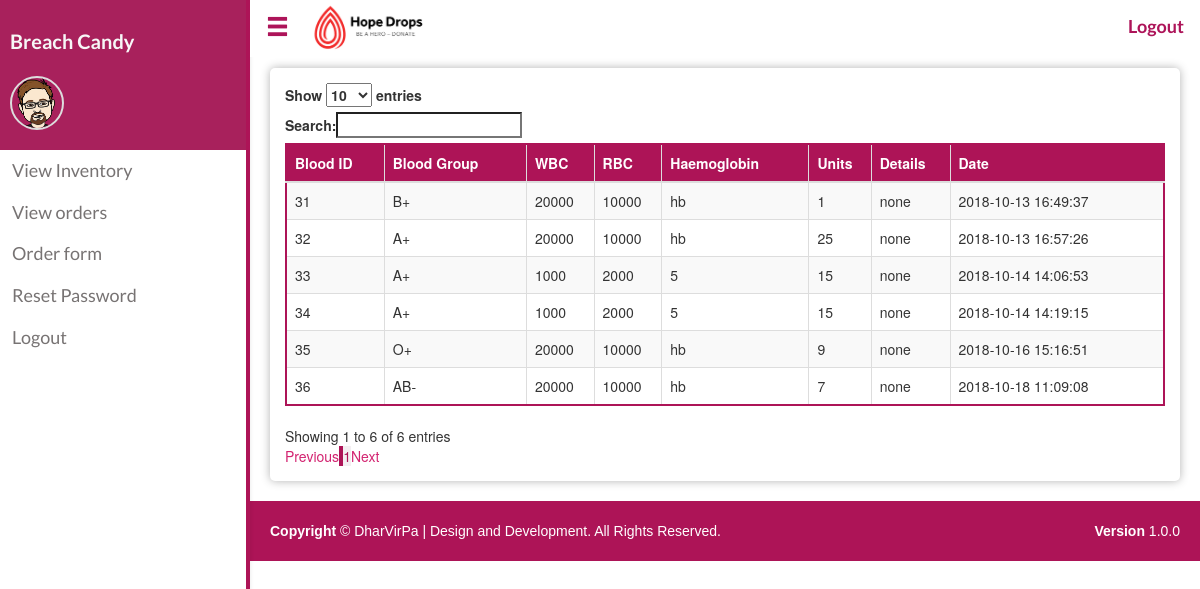
/inventory_hosp.php (signed in), run on an earlier commit of the app's database.
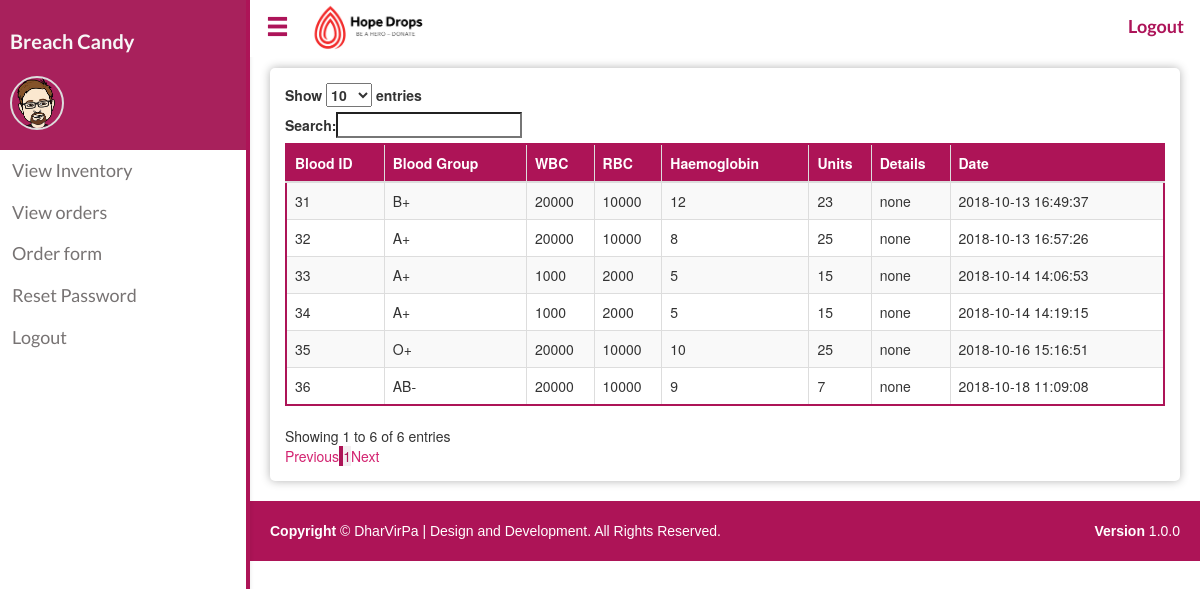
And on a later commit of the database.
### tables this page shows
CREATE TABLE `inventory` (
  `Inv_id` int(15) NOT NULL,
  `D_id` int(15) NOT NULL,
  `Wbc` varchar(30) NOT NULL,
  `Rbc` varchar(30) NOT NULL,
  `Haemoglobin` int(11) NOT NULL,
  `Blood_group` varchar(5) NOT NULL,
  `Units` float NOT NULL,
  `Comments` varchar(200) NOT NULL,
  `Date` timestamp NOT NULL DEFAULT CURRENT_TIMESTAMP,
  `Udate` timestamp NOT NULL DEFAULT CURRENT_TIMESTAMP
);

### inventory_hosp.php (the view, shortened to what this page needs)
<?php
include_once("connection.php");
?>
<?php
$query = "SELECT * FROM inventory where Units != 0";
$result = mysqli_query($conn,$query);
?>
<!DOCTYPE html>
<html>
<head>
    <link rel="stylesheet" href="https://maxcdn.bootstrapcdn.com/bootstrap/3.3.7/css/bootstrap.min.css">
    <link rel="stylesheet" type="text/css" href="https://cdn.datatables.net/1.10.19/css/dataTables.bootstrap.min.css">
    <link rel="stylesheet" type="text/css" href="./css/navbar_style.css">
    <link rel="stylesheet" type="text/css" href="./css/main.css">
</head>
<body>
  <?php include('./sidenav.php')?>
  <div id="main" class="shrink">
    <?php include('./horizontal-nav.php')?>
    <div class="box">
      <div class="table-responsive">
          <table id="example" class="table table-striped table-bordered table-hover" style="width:100%">
          <thead>
          <tr>
            <th>Blood ID</th>
            <th>Blood Group</th>
            <th>WBC</th>
            <th>RBC</th>
            <th>Haemoglobin</th>
            <th>Units</th>
            <th>Details</th>
            <th>Date</th>
          </tr>
          </thead>
          <?php
          if(mysqli_num_rows($result)>0)
          {
            while($row =mysqli_fetch_assoc($result))
            {
              echo "<tr>";
              echo "<td>".$row['Inv_id']."</td>";
              echo "<td>".$row['Blood_group']."</td>";
              echo "<td>".$row['Wbc']."</td>";
              echo "<td>".$row['Rbc']."</td>";
              echo "<td>".$row['Haemoglobin']."</td>";
              echo "<td>".$row['Units']."</td>";
              echo "<td>".$row['Comments']."</td>";
              echo "<td>".$row['Date']."</td>";
              echo"</tr>";
            }
          }
          else
          {
            echo "<div class='alert alert-warning'>No data to display</div>";
          }
          ?>
        </table>
      </div>
    </div>
   <?php include_once("footer.php") ?>
  </div>
</body>

What changed in the data, as far as the page shows it:
changed inventory id 31: Haemoglobin "hb" → "12"; Units "1" → "23"
changed inventory id 32: Haemoglobin "hb" → "8"
changed inventory id 35: Haemoglobin "hb" → "10"; Units "9" → "25"
changed inventory "AB-": Haemoglobin "hb" → "9"
